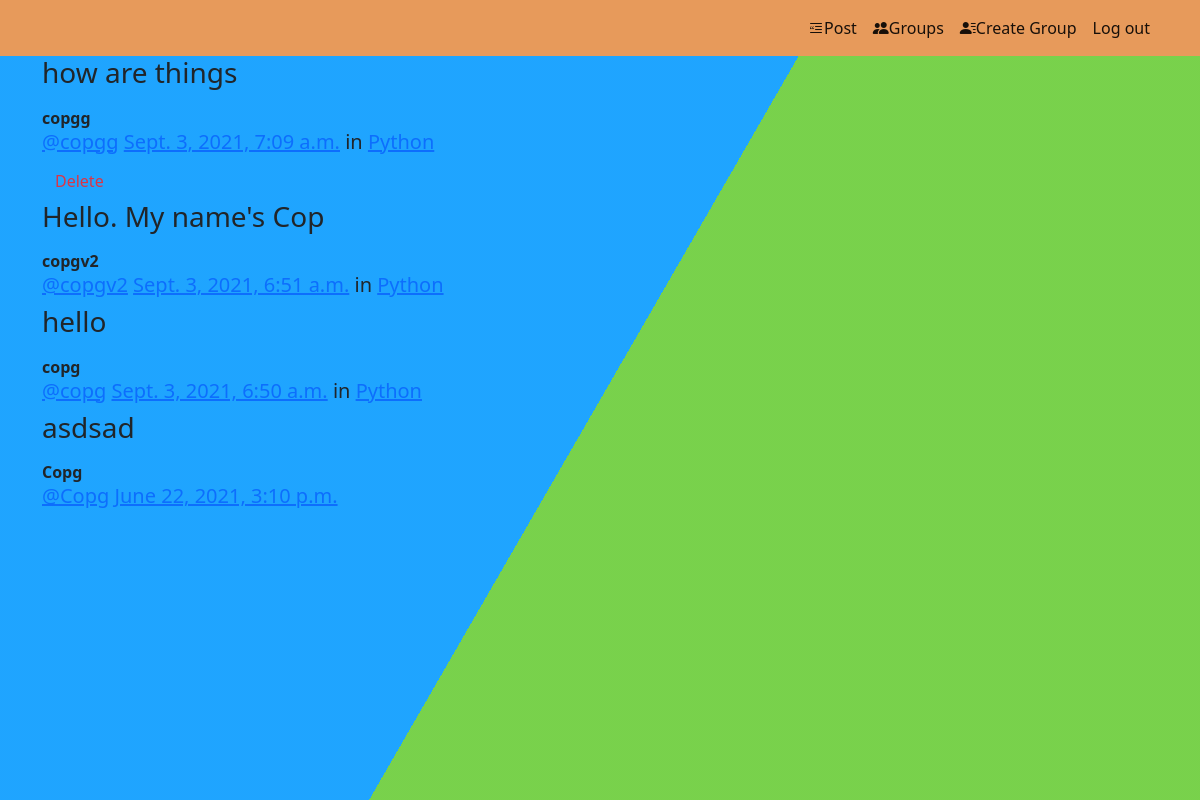
The app's page /posts/ (signed in) with its own data.
### posts/models.py (models this page shows, shortened)
class Post(models.Model):
    user = models.ForeignKey(User, related_name='posts',
                             on_delete=models.CASCADE)
    created_at = models.DateTimeField(auto_now=True)
    message = models.TextField()
    message_html = models.TextField(editable=False)
    group = models.ForeignKey(
        Group, related_name='posts', null=True, blank=True, on_delete=models.CASCADE)
    class Meta:
        ordering = ["-created_at"]
        unique_together = ['user', 'message']

### groups/models.py (models this page shows, shortened)
class Group(models.Model):
    name = models.CharField(max_length=256,unique=True)
    slug = models.SlugField(max_length=256,unique=True)
    description = models.TextField(default='',blank=True)
    description_html = models.TextField(editable=False, default='', blank=True)
    members = models.ManyToManyField(User,through='GroupMember')
    class Meta:
        ordering = ['name']

### posts/views.py (the view)
class PostList(SelectRelatedMixin, generic.ListView):
    model = models.Post
    select_related = ('user', 'group')

### posts/templates/posts/post_list.html (shortened to what this page needs)
{% extends "posts/post_base.html" %}
{% block post_content %}
<div class="col-md-8">
    {% for post in post_list %}
    {% include "posts/_post.html" %}
    {% endfor %}
</div>
{% endblock post_content %}

### posts/templates/posts/_post.html (shortened to what this page needs)
<div class="post media">
	<h3>{{ post.message_html|safe }}</h3>
	<div class="media-body">
		<strong>{{ post.user.username }}</strong>
		<h5 class="media-heading">
			<span class="username"><a href="{% url 'posts:for_user' username=post.user.username %}">@{{ post.user.username }}</a></span>
			<time class="time"><a href="{% url 'posts:single' username=post.user.username pk=post.pk %}">{{ post.created_at }}</a></time>
			{% if post.group %}
			<span class="group-name">in <a href="#">{{ post.group.name }}</a></span>
			{% endif %}
		</h5>
		<div class="media-footer">
			{% if user.is_authenticated and post.user == user and not hide_delete %}
				<a href="{% url 'posts:delete' pk=post.pk %}" title="delete" class="btn btn-simple">
					<span class="text-danger icon-label">Delete</span>
				</a>
			{% endif %}
		</div>
	</div>
</div>

### static/mypro/css/mypro3.css (style rules this page uses)
html { height:100%; }
body { margin:0; }

### records on screen
Post: message_html "how are things", user.username "copgg", created_at "Sept. 3, 2021, 7:09 a.m.", group.name "Python", shows "Delete"
Post: message_html "Hello. My name's Cop", user.username "copgv2", created_at "Sept. 3, 2021, 6:51 a.m.", group.name "Python"
Post: message_html "hello", user.username "copg", created_at "Sept. 3, 2021, 6:50 a.m.", group.name "Python"
Post: message_html "asdsad", user.username "Copg", created_at "June 22, 2021, 3:10 p.m."
